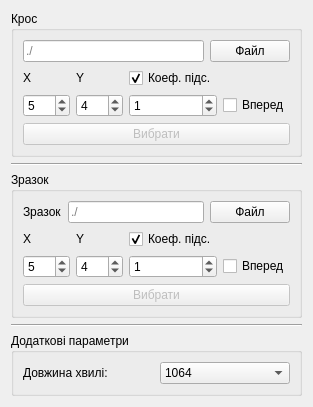
      <widget class="QWidget" name="tab_1">
       <attribute name="title">
        <string>Вхідні дані</string>
       </attribute>
       <layout class="QVBoxLayout" name="verticalLayout_6">
        <item>
         <widget class="QGroupBox" name="groupBox">
          <property name="title">
           <string>Крос</string>
          </property>
          <layout class="QVBoxLayout" name="verticalLayout_7">
           <item>
            <layout class="QHBoxLayout" name="horizontalLayout">
             <item>
              <widget class="QLineEdit" name="cPath">
               <property name="text">
                <string/>
               </property>
               <property name="placeholderText">
                <string>./</string>
               </property>
              </widget>
             </item>
             <item>
              <widget class="QPushButton" name="cFile">
               <property name="text">
                <string>Файл</string>
               </property>
              </widget>
             </item>
            </layout>
           </item>
           <item>
            <layout class="QGridLayout" name="gridLayout_2">
             <item row="2" column="1">
              <widget class="QSpinBox" name="cYColumn">
               <property name="minimum">
                <number>0</number>
               </property>
               <property name="maximum">
                <number>100</number>
               </property>
               <property name="value">
                <number>4</number>
               </property>
              </widget>
             </item>
             <item row="2" column="3">
              <widget class="QSpinBox" name="cMColumn">
               <property name="minimum">
                <number>0</number>
               </property>
               <property name="maximum">
                <number>100</number>
               </property>
               <property name="value">
                <number>1</number>
               </property>
              </widget>
             </item>
             <item row="2" column="0">
              <widget class="QSpinBox" name="cXColumn">
               <property name="minimum">
                <number>0</number>
               </property>
               <property name="maximum">
                <number>100</number>
               </property>
               <property name="value">
                <number>5</number>
               </property>
              </widget>
             </item>
             <item row="0" column="0">
              <widget class="QLabel" name="label_2">
               <property name="layoutDirection">
                <enum>Qt::LeftToRight</enum>
               </property>
               <property name="text">
                <string>X</string>
               </property>
               <property name="scaledContents">
                <bool>false</bool>
               </property>
               <property name="wordWrap">
                <bool>false</bool>
               </property>
              </widget>
             </item>
             <item row="0" column="1">
              <widget class="QLabel" name="label_3">
               <property name="text">
                <string>Y</string>
               </property>
              </widget>
             </item>
             <item row="0" column="3">
              <widget class="QCheckBox" name="cMCheck">
               <property name="enabled">
                <bool>true</bool>
               </property>
               <property name="text">
                <string>Коеф. підс.</string>
               </property>
               <property name="checkable">
                <bool>true</bool>
               </property>
               <property name="checked">
                <bool>true</bool>
               </property>
               <property name="tristate">
                <bool>false</bool>
               </property>
              </widget>
             </item>
             <item row="2" column="4">
              <widget class="QCheckBox" name="cCutForward">
               <property name="text">
                <string>Вперед</string>
               </property>
              </widget>
             </item>
            </layout>
           </item>
           <item>
            <widget class="QPushButton" name="cLoad">
             <property name="enabled">
              <bool>false</bool>
             </property>
             <property name="text">
              <string>Вибрати</string>
             </property>
            </widget>
           </item>
          </layout>
         </widget>
        </item>
        <item>
         <widget class="Line" name="line">
          <property name="orientation">
           <enum>Qt::Horizontal</enum>
          </property>
         </widget>
        </item>
        <item>
         <widget class="QGroupBox" name="groupBox_2">
          <property name="title">
           <string>Зразок</string>
          </property>
          <layout class="QVBoxLayout" name="verticalLayout_8">
           <item>
            <layout class="QHBoxLayout" name="horizontalLayout_2">
             <item>
              <widget class="QLabel" name="label_33">
               <property name="text">
                <string>Зразок</string>
               </property>
              </widget>
             </item>
             <item>
              <widget class="QLineEdit" name="sPath">
               <property name="text">
                <string/>
               </property>
               <property name="placeholderText">
                <string>./</string>
               </property>
              </widget>
             </item>
             <item>
              <widget class="QPushButton" name="sFile">
               <property name="text">
                <string>Файл</string>
               </property>
              </widget>
             </item>
            </layout>
           </item>
           <item>
            <layout class="QGridLayout" name="gridLayout_4">
             <item row="1" column="3">
              <widget class="QSpinBox" name="sMColumn">
               <property name="minimum">
                <number>0</number>
               </property>
               <property name="maximum">
                <number>50</number>
               </property>
               <property name="value">
                <number>1</number>
               </property>
              </widget>
             </item>
             <item row="1" column="1">
              <widget class="QSpinBox" name="sYColumn">
               <property name="minimum">
                <number>0</number>
               </property>
               <property name="maximum">
                <number>50</number>
               </property>
               <property name="value">
                <number>4</number>
               </property>
              </widget>
             </item>
             <item row="1" column="0">
              <widget class="QSpinBox" name="sXColumn">
               <property name="minimum">
                <number>0</number>
               </property>
               <property name="maximum">
                <number>50</number>
               </property>
               <property name="value">
                <number>5</number>
               </property>
              </widget>
             </item>
             <item row="0" column="0">
              <widget class="QLabel" name="label_6">
               <property name="layoutDirection">
                <enum>Qt::LeftToRight</enum>
               </property>
               <property name="text">
                <string>X</string>
               </property>
               <property name="scaledContents">
                <bool>false</bool>
               </property>
               <property name="wordWrap">
                <bool>false</bool>
               </property>
              </widget>
             </item>
             <item row="0" column="1">
              <widget class="QLabel" name="label_7">
               <property name="text">
                <string>Y</string>
               </property>
              </widget>
             </item>
             <item row="0" column="3">
              <widget class="QCheckBox" name="sMCheck">
               <property name="enabled">
                <bool>true</bool>
               </property>
               <property name="text">
                <string>Коеф. підс.</string>
               </property>
               <property name="checkable">
                <bool>true</bool>
               </property>
               <property name="checked">
                <bool>true</bool>
               </property>
               <property name="tristate">
                <bool>false</bool>
               </property>
              </widget>
             </item>
             <item row="1" column="4">
              <widget class="QCheckBox" name="sCutForward">
               <property name="text">
                <string>Вперед</string>
               </property>
              </widget>
             </item>
            </layout>
           </item>
           <item>
            <widget class="QPushButton" name="sLoad">
             <property name="enabled">
              <bool>false</bool>
             </property>
             <property name="text">
              <string>Вибрати</string>
             </property>
            </widget>
           </item>
          </layout>
         </widget>
        </item>
        <item>
         <widget class="Line" name="line_2">
          <property name="orientation">
           <enum>Qt::Horizontal</enum>
          </property>
         </widget>
        </item>
        <item>
         <widget class="QGroupBox" name="groupBox_3">
          <property name="title">
           <string>Додаткові параметри</string>
          </property>
          <layout class="QGridLayout" name="gridLayout_11">
           <item row="0" column="1">
            <widget class="QComboBox" name="LENGTH">
             <item>
              <property name="text">
               <string>1064</string>
              </property>
             </item>
             <item>
              <property name="text">
               <string>532</string>
              </property>
             </item>
             <item>
              <property name="text">
               <string>633</string>
              </property>
             </item>
            </widget>
           </item>
           <item row="0" column="0">
            <widget class="QLabel" name="label_32">
             <property name="text">
              <string>Довжина хвилі: </string>
             </property>
            </widget>
           </item>
          </layout>
         </widget>
        </item>
       </layout>
      </widget>
